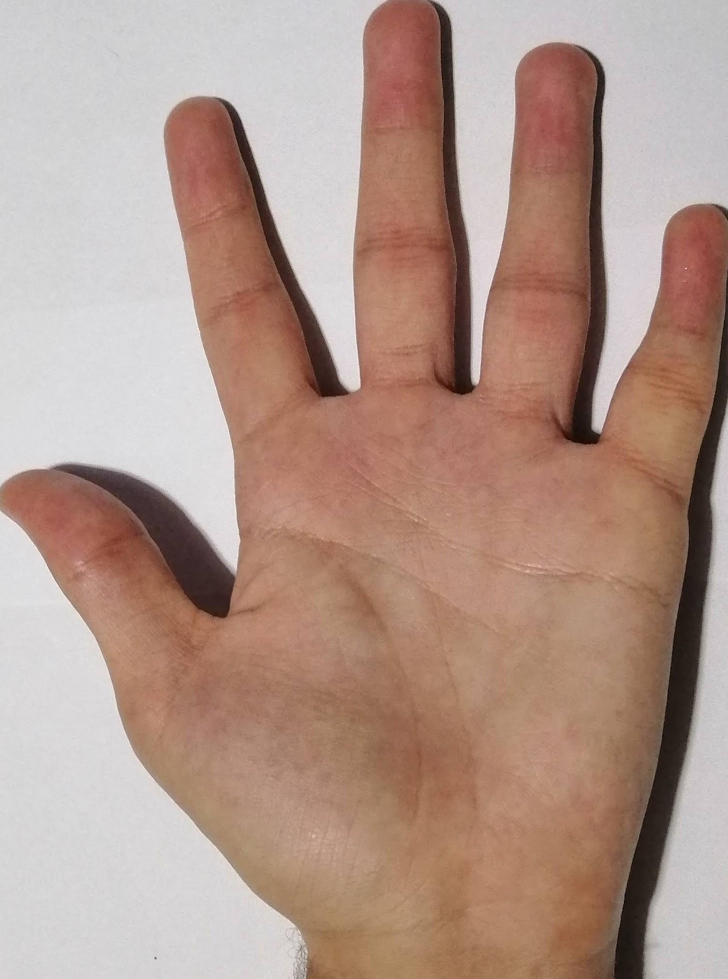
#> input picture digit51.jpg, 1456 x 1957 px (shown at 1/2 size)
$ python -i '10 gesture recognizer.py'   (imports and definitions only)   (older library calls are emulated)
#> lines starting #> are read from the running program, lines starting #| are printed output that depends on the picture
#> further down, picture is the input picture: shape (1957, 1456, 3); mean B, G, R 138.7, 150.5, 177.8
import tkinter
from tkinter import *
from tkinter import ttk
from tkinter.ttk import *
import cv2
import PIL.Image, PIL.ImageTk
import numpy as np
import math
import skimage
from skimage.measure import label,regionprops,regionprops_table
from pyefd import elliptic_fourier_descriptors
import time
from sklearn.ensemble import RandomForestClassifier
from skimage.color import label2rgb
from socket import *
import pickle
import sys
import mahotas

# [10 lines not run here, left out]
off1,r=17,45
img_size=224
clahe = cv2.createCLAHE(clipLimit=2.0, tileGridSize=(3,3))
es = cv2.getStructuringElement(cv2.MORPH_ELLIPSE,(3,3))
face_cascade = cv2.CascadeClassifier('C:/Users/djamel eddine/Desktop/py/haarcascade_frontalface_default.xml')
# [2 lines not run here, left out]
categories=["digit1","digit1p","digit2","digit2p","digit3","digit3p","digit4","digit4p","digit5","pince"]
pi=math.pi
orb = cv2.ORB_create()
# [1 line that did not run here, left out]
# [1 line that did not run here, left out]
# [1 line that did not run here, left out]
# [1 line that did not run here, left out]
# [1 line that did not run here, left out]
# [1 line that did not run here, left out]
# [1 line that did not run here, left out]
# [1 line that did not run here, left out]
# [1 line that did not run here, left out]
#-------------------init------------------------------------------------------------------------------------
# [1 line that did not run here, left out]
# [1 line that did not run here, left out]
bf = cv2.BFMatcher(cv2.NORM_HAMMING, crossCheck=True)
h,w=530 ,545
c=-1

class choice:

     # [39 lines left out: functions __init__, raspberry, pc, not called in this run]
class App:
    a=0
    # [125 lines left out: functions __init__, update, not called in this run]


class MyVideoCapture:

     # [86 lines left out: functions __init__, get_frame, __del__, pick_color, not called in this run]


def treat_frame (frame):
    filtred=cv2.GaussianBlur(frame,(3,3),0.2)
    b,g,r = cv2.split(filtred)
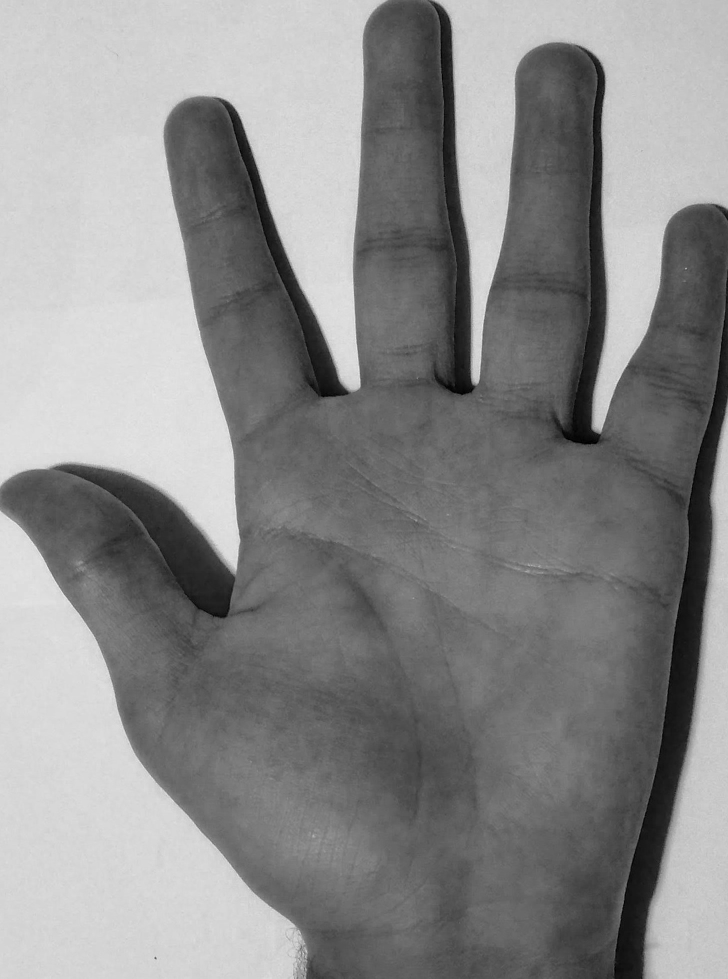
#> b: shape (1957, 1456) (shown at 1/2 size); min 0, max 244, mean 138.7
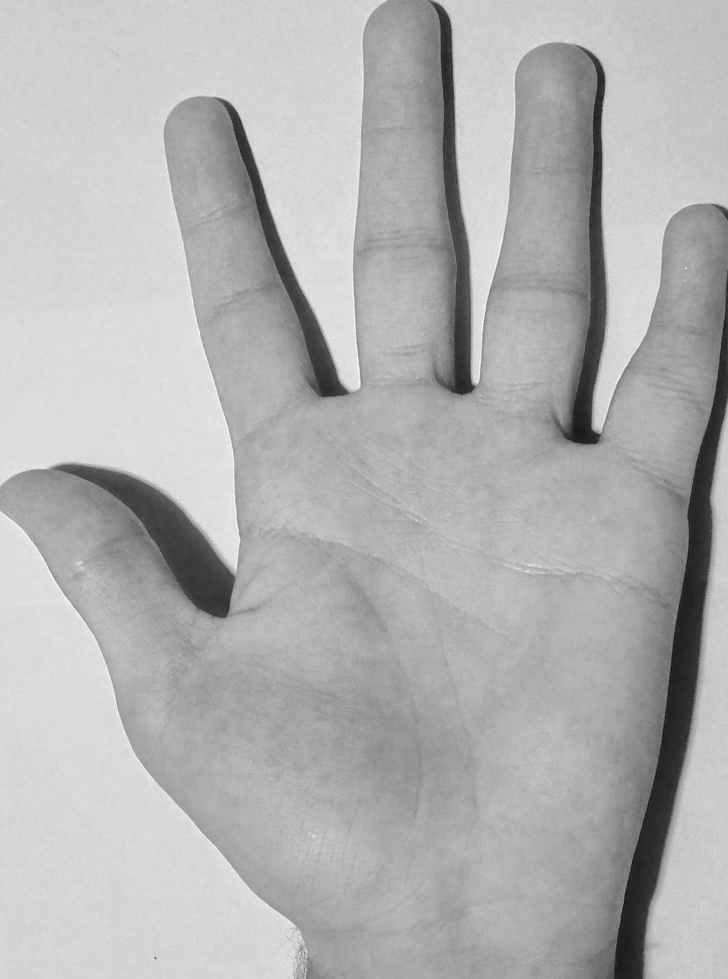
#> r: shape (1957, 1456) (shown at 1/2 size); min 10, max 255, mean 177.8
    b,g,r= clahe.apply(b),clahe.apply(g),clahe.apply(r)
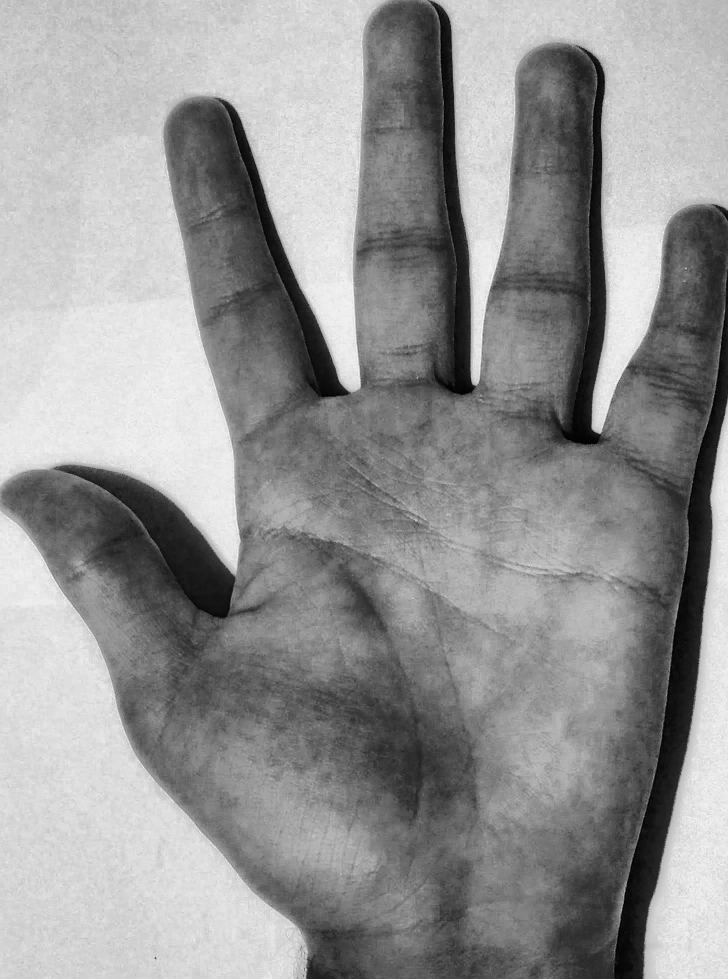
#> b: shape (1957, 1456) (shown at 1/2 size); min 0, max 250, mean 148.7
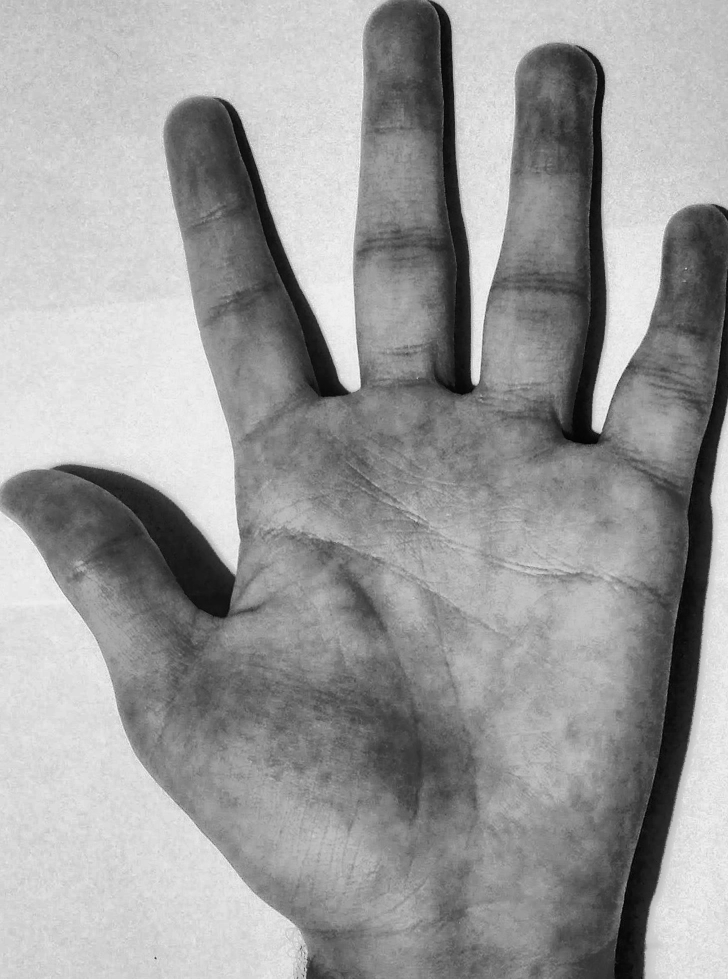
#> g: shape (1957, 1456) (shown at 1/2 size); min 0, max 254, mean 155.5
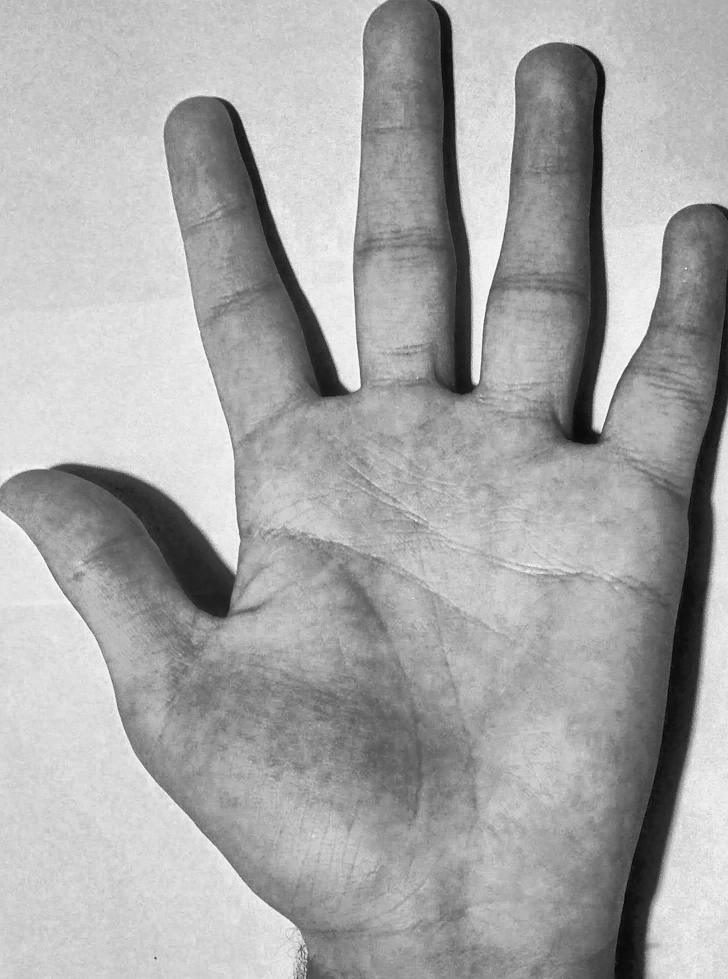
#> r: shape (1957, 1456) (shown at 1/2 size); min 4, max 255, mean 167.2
    filtred = cv2.merge((b,g,r))
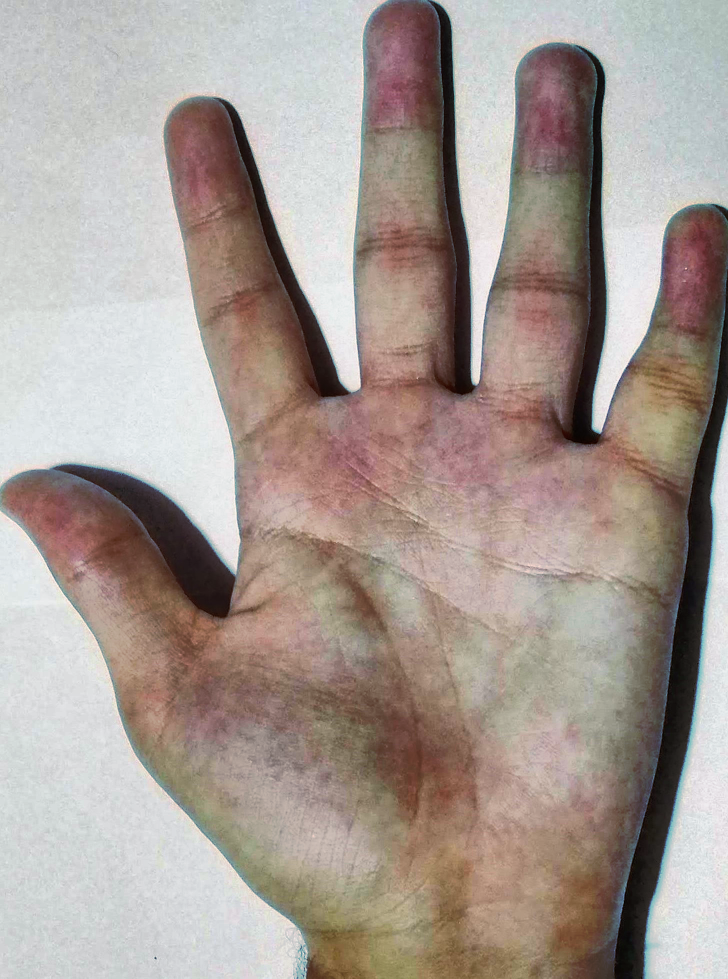
#> filtred: shape (1957, 1456, 3) (shown at 1/2 size); mean of channels 0, 1, 2 148.7, 155.5, 167.2; drawn as B, G, R
    return filtred

def TreatHsvOrYcrcb (space):
    space=cv2.cvtColor(space,cv2.COLOR_BGR2YCrCb)
    return space

def efd_feature(contour):
    coeffs = elliptic_fourier_descriptors(np.squeeze(contour), order=35, normalize=False)
    return coeffs.flatten()[1:]

# [37 lines left out: functions data_preper, main, not called in this run]


# [2 lines not run here, left out]

>>> import cv2
>>> picture = cv2.imread('digit51.jpg')
>>> result = treat_frame(picture)
